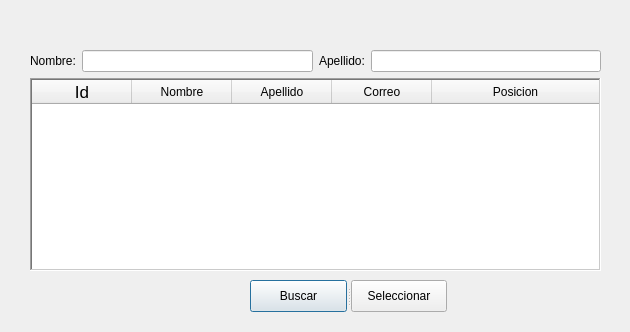
<?xml version="1.0" encoding="UTF-8"?>
<ui version="4.0">
 <class>Busqueda</class>
 <widget class="QDialog" name="Busqueda">
  <property name="geometry">
   <rect>
    <x>0</x>
    <y>0</y>
    <width>630</width>
    <height>332</height>
   </rect>
  </property>
  <property name="windowTitle">
   <string>Resultado Busqueda Base de Datos</string>
  </property>
  <widget class="QWidget" name="">
   <property name="geometry">
    <rect>
     <x>30</x>
     <y>50</y>
     <width>571</width>
     <height>221</height>
    </rect>
   </property>
   <layout class="QGridLayout" name="gridLayout">
    <item row="0" column="0">
     <widget class="QLabel" name="lNombre">
      <property name="text">
       <string>Nombre:</string>
      </property>
     </widget>
    </item>
    <item row="0" column="1">
     <widget class="QLineEdit" name="lineNombre"/>
    </item>
    <item row="0" column="3">
     <widget class="QLineEdit" name="lineApellido"/>
    </item>
    <item row="0" column="2">
     <widget class="QLabel" name="lApellido">
      <property name="text">
       <string>Apellido:</string>
      </property>
     </widget>
    </item>
    <item row="1" column="0" colspan="4">
     <widget class="QTableWidget" name="tableResultado">
      <property name="frameShape">
       <enum>QFrame::WinPanel</enum>
      </property>
      <property name="editTriggers">
       <set>QAbstractItemView::SelectedClicked</set>
      </property>
      <property name="tabKeyNavigation">
       <bool>true</bool>
      </property>
      <property name="selectionMode">
       <enum>QAbstractItemView::SingleSelection</enum>
      </property>
      <property name="selectionBehavior">
       <enum>QAbstractItemView::SelectRows</enum>
      </property>
      <attribute name="horizontalHeaderCascadingSectionResizes">
       <bool>true</bool>
      </attribute>
      <attribute name="horizontalHeaderShowSortIndicator" stdset="0">
       <bool>true</bool>
      </attribute>
      <attribute name="horizontalHeaderStretchLastSection">
       <bool>true</bool>
      </attribute>
      <attribute name="verticalHeaderVisible">
       <bool>true</bool>
      </attribute>
      <attribute name="verticalHeaderCascadingSectionResizes">
       <bool>true</bool>
      </attribute>
      <attribute name="verticalHeaderShowSortIndicator" stdset="0">
       <bool>true</bool>
      </attribute>
      <attribute name="verticalHeaderStretchLastSection">
       <bool>true</bool>
      </attribute>
      <column>
       <property name="text">
        <string>Id</string>
       </property>
       <property name="font">
        <font>
         <pointsize>13</pointsize>
        </font>
       </property>
      </column>
      <column>
       <property name="text">
        <string>Nombre</string>
       </property>
      </column>
      <column>
       <property name="text">
        <string>Apellido</string>
       </property>
      </column>
      <column>
       <property name="text">
        <string>Correo</string>
       </property>
      </column>
      <column>
       <property name="text">
        <string>Posicion</string>
       </property>
      </column>
     </widget>
    </item>
   </layout>
  </widget>
  <widget class="QSplitter" name="splitter">
   <property name="geometry">
    <rect>
     <x>250</x>
     <y>280</y>
     <width>197</width>
     <height>32</height>
    </rect>
   </property>
   <property name="orientation">
    <enum>Qt::Horizontal</enum>
   </property>
   <widget class="QPushButton" name="btnBuscar">
    <property name="text">
     <string>Buscar</string>
    </property>
   </widget>
   <widget class="QPushButton" name="btnSeleccionar">
    <property name="text">
     <string>Seleccionar</string>
    </property>
   </widget>
  </widget>
 </widget>
 <resources/>
 <connections/>
</ui>
